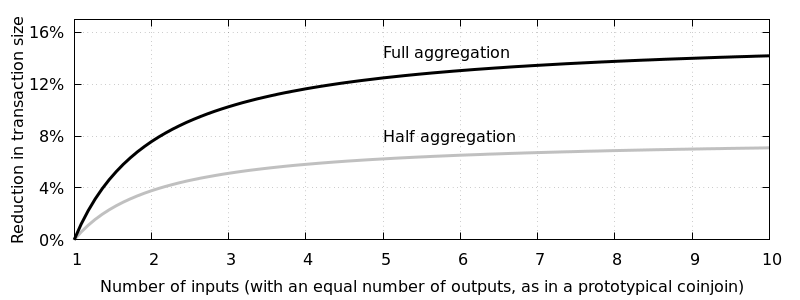

Source code (gnuplot):
set terminal pngcairo size 800,300

set style line 1 lc rgb 'black' lt 1 lw 3    # Black line style
set style line 2 lc rgb 'grey' lt 1 lw 3     # Grey line style

set key off  # Turn off the legend

savings(x, y) = ( (x - y) / x ) * 100

# All sizes for P2TR keypath from https://bitcoinops.org/en/tools/calc-size/
# 10.5 is overhead; 43 is output size
tx_size(inouts, input_size) = 10.5 + inouts * input_size + inouts * 43
# 57.5 is P2TR keypath spend, of which 16 bytes is the signature
unagg_size(inouts) = tx_size(inouts, 57.5)
# Half agg is n*8 + 8
halfagg_size(inouts) = tx_size(inouts, 57.5 - 8) + 8
# Full agg is n*0 + 16
fullagg_size(inouts) = tx_size(inouts, 57.5 - 16) + 16

#unset xtics
#unset ytics
set grid
set xtics 1
set ytics 4
set format y "%g%%"
set xlabel "Number of inputs (with an equal number of outputs, as in a prototypical coinjoin)"
set ylabel "Reduction in transaction size"

set label "Full aggregation" at 5,14.5
set label "Half aggregation" at 5,8

set xrange [1:10]
set yrange [0:17]
set output '2024-01-agg-savings.png'
#plot unagg_size(x) ls 1, halfagg_size(x) ls 2, fullagg_size(x) ls 3
plot savings(unagg_size(x), halfagg_size(x)) ls 2, savings(unagg_size(x), fullagg_size(x)) ls 1
